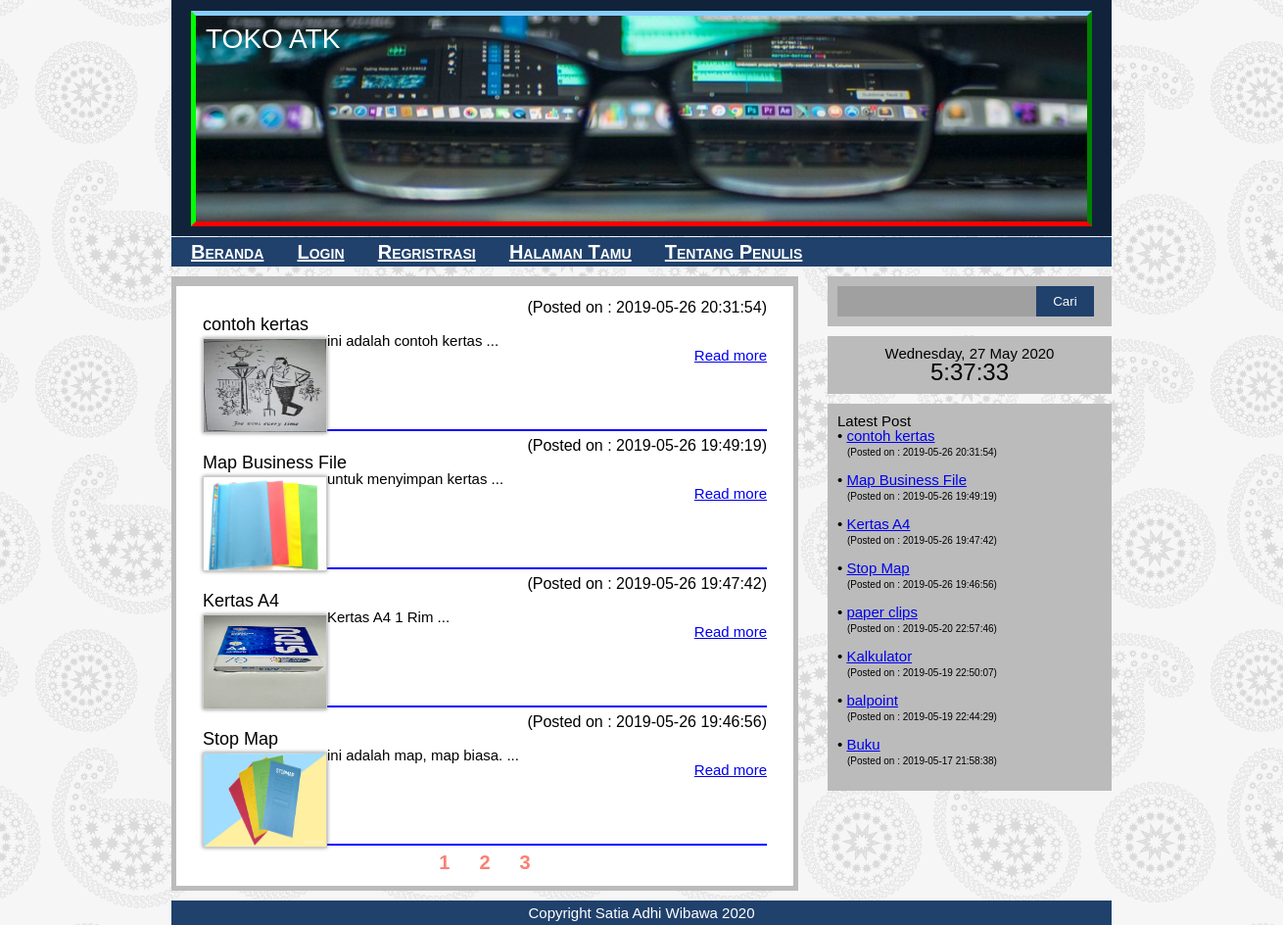
The page / on the database its author committed.
### tables this page shows
CREATE TABLE `tbl_atk` (
  `id_atk` int(10) NOT NULL,
  `id_category` varchar(25) NOT NULL,
  `nama_atk` text NOT NULL,
  `gambar` longtext NOT NULL,
  `deskripsi` text NOT NULL,
  `stok` int(11) NOT NULL,
  `tanggal` datetime NOT NULL
);

### pagination.php (called while the page is built)
<?php
$batasawal = 4;
if (!empty($_GET['page'])) {
$hal = $_GET['page'] - 1;
$mulaiawal = $batasawal * $hal;
} else if (!empty($_GET['page']) and $_GET['page'] == 1) {
$mulaiawal = 0;
} else if (empty($_GET['page'])) {
$mulaiawal = 0;
}
?>

### tampil_atk.php (the view, shortened to what this page needs)
<html>
<head>
</head>
<body>
<?php
include "config.php";
include "pagination.php";
$sql = "SELECT * FROM tbl_atk ORDER BY id_atk desc LIMIT $mulaiawal,$batasawal";
$query = mysqli_query($db, $sql);
while ($data = mysqli_fetch_array($query)) {
$post=substr($data['deskripsi'],0,135);
?>
<div align="right">
<font size="3">(Posted on : <?php echo $data['tanggal']; ?>)</font>
</div>
<strong>
<font size="4">
<?php echo $data['nama_atk']; ?>
</font>
</strong><br>
<span class="zoom">
<img alt="<?php echo $data['nama_atk']; ?>" title="<?php echo $data['nama_atk']; ?>"
src="images/atk/<?php echo $data['gambar']; ?>" align="left" hspace="5px" vspace="5px"
style="width: 125px; height: 95px; border: 1px solid #ccc; box-shadow: 0 0 4px #888; margin-top:
5px;" /></span>
<span style="text-align: justify;"><?php echo $post; echo "..."; ?></span>
<div align="right">
<a href="index.php?page=tampil_atk&id=<?php echo $data['id_atk']; ?>"><b>Read more</b>
</a>
</div>
<br><br><br>
<br>
<hr color="blue"/>
<?php
}
?>
<?php
$sql = "SELECT * FROM tbl_atk";
$query = mysqli_query($db, $sql);
$jumlahdata = mysqli_num_rows($query);
if ($jumlahdata > $batasawal) {
echo '<center><ul class="pagination pagination-sm">';
$a = explode(".", $jumlahdata / $batasawal);
$b = $a[0];
$c = $b + 1;
for ($i = 1; $i <= $c; $i++) {
echo '<li class="active"><a style="text-decoration:none; color:salmon;';
if ($_GET['page'] == $i) {
echo 'color:blue';
}
echo '" href="?page=' . $i . '">' . $i . '</a></li>';
}
echo '</ul></center>';
}
?>
</body>
</html>

### index.php (shortened to what this page needs)
<!DOCTYPE html>
<html lang="en">
<head>
	<link rel="stylesheet" type="text/css" href="css/style.css">
</head>
<body background="images/logo1.png">
	<header class="banner">
		<nav>
			<h1 style="font-size: 28px; color: white; font-style: bold; font-family: arial; padding: 5px;  ">TOKO ATK</h1>
		</nav>
	</header>
	<nav>
		<ul>
			<li><a href="admin/beranda_admin.php">Beranda</a></li>
			<li><a href="admin/login.php">Login</a></li>
			<li><a href="admin/regristrasi.php">Regristrasi</a></li>
			<li><a href="tamu.php">Halaman Tamu</a></li>
			<li><a href="me.php">Tentang Penulis</a></li>
		</ul>
	</nav>
	<main>
		<section>
			<article>
			<table width="100%" border="0" align="center" cellpadding="5">
				<tr>
					<td valign="top">
						<div style='text-align: justify;'><?php include 'switch_page.php'; ?></div>
					</td>
				</tr>
			</table>
			</article>
		</section>
	</main>
	<aside>
		<form id="searchbox" name="searchbox" action="index.php?page=search" method="POST" onSubmit="return check(this)">
			 <input type='text' class="search" value='' name='query'>
			 <input type='submit' class="button" name="search" value='Cari'>
		</form>
	</aside>
	<aside>
		<?php include 'time.php'; ?>
	</aside>
	<aside>
		<h2>Latest Post</h2>
	 	<p><?php include "latest_post.php"; ?></p>
	</aside>
	<footer>
	<center><p>Copyright Satia Adhi Wibawa <?php echo date('Y')?></p></center>
	</footer>
</body>
</html>

### switch_page.php (shortened to what this page needs)
<?php
$pg = !empty($_GET['page']) ? $_GET['page'] : "" ;
switch($pg){
default:
include 'tampil_atk.php';
break;
}
?>

### time.php (shortened to what this page needs)
<html>
<head>
</head>
<body onload="jam()">
<center>
<?php echo date('l, j F Y'); ?>
</center>
<font size="5px" style="text-align: center;">
<div id="output"></div></font>
</body>
</html>

### latest_post.php
<?php
include "config.php";
$sql = "select * from tbl_atk order by id_atk desc";
$query = mysqli_query($db, $sql);
while ($data=mysqli_fetch_array($query)) {
?>
&bull; <a href="index.php?page=tampil_atk&id=<?php echo $data['id_atk']; ?>"><?php echo
$data['nama_atk']; ?></a>
<br /><font size="-2" style="margin-left: 10px; color: black;">(Posted on : <?php echo
$data['tanggal']; ?>)</font><br /><br/>
<?php
}
?>

### css/style.css (style rules this page uses)
html, body, div, span, applet, object, iframe, h1, h2, h3, h4, h5, h6, p, blockquote, pre, a, abbr, acronym, address, big, cite, code, del, dfn, em, img, ins, kbd, q, s, samp, small, strike, strong, sub, sup, tt, var, b, u, i, center, dl, dt, dd, ol, ul, li, fieldset, form, label, legend, table, caption, tbody, tfoot, thead, tr, th, td, article, aside, canvas, details, embed, figure, figcaption, footer, header, hgroup, menu, nav, output, ruby, section, summary, time, mark, audio, video { margin: 0; padding: 0; border: 0; font-size: 100%; font: inherit; vertical-align: baseline; }
article, aside, details, figcaption, figure, footer, header, hgroup, menu, nav, section { display: block; }
body { line-height: 1; }
ol, ul { list-style: none; }
table { border-collapse: collapse; border-spacing: 0; }
.banner { background-color: #11233b; color: white; padding: 10px 20px; }
.banner nav { background-image: url(../images/logoweb.jpg); height: 200px; background-size: cover; background-position: 0 -400px; border-top: 5px solid lightskyblue; border-bottom: 5px solid red; border-right: 5px solid green; border-left: 5px solid #00ff00; }
b { text-align:right; }
body { width: 960px; margin-left: auto; margin-right: auto; background-color: #f0f0f0; font-family: Helvetica; font-size: 15px; }
nav { background-color: #20416c; padding: 5px; margin-top: 1px; }
li a { color: white; }
li { display: inline; margin-left: 15px; margin-right: 15px; font-size: 20px; font-variant: small-caps; font-weight: bold; }
section { background-color: #bbbbbb; margin-top: 10px; padding: 5px; }
article { background-color: white; margin-top: 5px; padding: 10px 10px; }
main { width: 640px; float: left; margin-bottom: 10px; }
aside { background-color: #bbbbbb; width: 270px; float: right; padding: 10px; margin-top: 10px; }
footer { clear: both; background-color: #20416c; color: white; margin-top: 50px; padding: 5px 20px; }
form { width:500px; }
.search { padding:8px 15px; background:rgba(50, 50, 50, 0.2); border:0px solid #20416c; }
.button { position:relative; padding:6px 15px; left:-8px; border:2px solid #20416c; background-color:#20416c; color:#fafafa; }
.table th, td { padding: 4px 17px; }

### rows shown on the page
tbl_atk: tanggal "2019-05-26 20:31:54", nama_atk "contoh kertas", gambar (picture), deskripsi "ini adalah contoh kertas"
tbl_atk: tanggal "2019-05-26 19:49:19", nama_atk "Map Business File", gambar (picture), deskripsi "untuk menyimpan kertas"
tbl_atk: tanggal "2019-05-26 19:47:42", nama_atk "Kertas A4", gambar (picture), deskripsi "Kertas A4 1 Rim"
tbl_atk: tanggal "2019-05-26 19:46:56", nama_atk "Stop Map", gambar (picture), deskripsi "ini adalah map, map biasa."
tbl_atk: nama_atk "paper clips", tanggal "2019-05-20 22:57:46"
tbl_atk: nama_atk "Kalkulator", tanggal "2019-05-19 22:50:07"
tbl_atk: nama_atk "balpoint", tanggal "2019-05-19 22:44:29"
tbl_atk: nama_atk "Buku", tanggal "2019-05-17 21:58:38"
